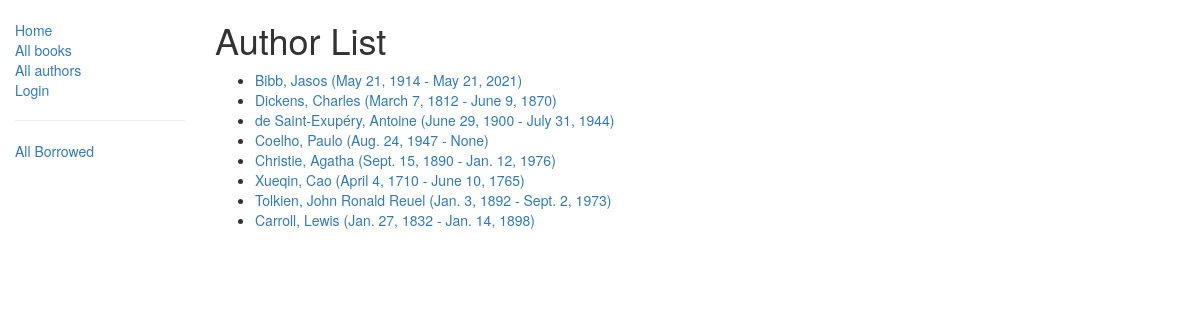
Screenshot of /catalog/authors/ with the database file from the repository.
### catalog/models.py (models this page shows, shortened)
class Author(models.Model):
    first_name = models.CharField(max_length=100)
    last_name = models.CharField(max_length=100)
    date_of_birth = models.DateField(null=True, blank=True)
    date_of_death = models.DateField('Died', null=True, blank=True)
    def get_absolute_url(self):
        return reverse('author-detail', args=[str(self.id)])

### catalog/views.py (the view)
class AuthorListView(generic.ListView):
    model = Author
    paginate_by = 10

### catalog/templates/catalog/author_list.html
{% extends "base_generic.html" %}
{% block content %}
    <h1>Author List</h1>
    {% if author_list %}
    <ul>
      {% for author in author_list %}
      <li>
        <a href="{{ author.get_absolute_url }}">{{ author.last_name }}, {{ author.first_name }} ({{ author.date_of_birth }} - {{ author.date_of_death }})</a>
      </li>
      {% endfor %}
    </ul>
    {% else %}
      <p>There are no authors in the library.</p>
    {% endif %}
{% endblock %}

### rows the page displays
Author: last_name "Bibb", first_name "Jasos", date_of_birth "May 21, 1914", date_of_death "May 21, 2021"
Author: last_name "Dickens", first_name "Charles", date_of_birth "March 7, 1812", date_of_death "June 9, 1870"
Author: last_name "de Saint-Exupéry", first_name "Antoine", date_of_birth "June 29, 1900", date_of_death "July 31, 1944"
Author: last_name "Coelho", first_name "Paulo", date_of_birth "Aug. 24, 1947", date_of_death "None"
Author: last_name "Christie", first_name "Agatha", date_of_birth "Sept. 15, 1890", date_of_death "Jan. 12, 1976"
Author: last_name "Xueqin", first_name "Cao", date_of_birth "April 4, 1710", date_of_death "June 10, 1765"
Author: last_name "Tolkien", first_name "John Ronald Reuel", date_of_birth "Jan. 3, 1892", date_of_death "Sept. 2, 1973"
Author: last_name "Carroll", first_name "Lewis", date_of_birth "Jan. 27, 1832", date_of_death "Jan. 14, 1898"
